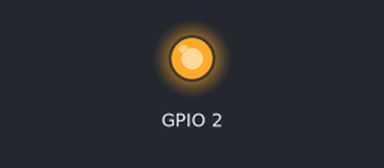
Bench run of a sketch on a simulated ESP32. On the bench: output pins drawn as LEDs (lit = HIGH). WiFi joins after 1.5 s; servers stay silent unless stated; no MQTT or app messages arrive unless stated; what the sketch prints to the serial monitor is not drawn.

Above: at 0.1 s.
At 0.6 s:
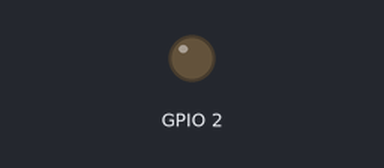
Timing chart, 0 to 2.5 s (numbered marks = the images above):
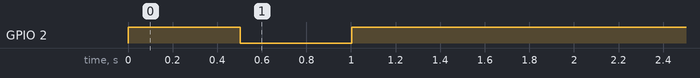

The sketch:

main.ino.ino
```cpp
#include <Arduino.h>
#include <WiFi.h>
#include <PubSubClient.h>

const char* SSID = "ROBOCON LDCE";
const char* PASS = "RBCN2025";
const char* broker = "192.168.0.127";

WiFiClient espClient;
PubSubClient client(espClient);

struct Commands {
  bool up, down, left, right;
  int16_t aux1, aux2;
} cmd;

int16_t enc1 = 0;
int16_t enc2 = 0;

void onMessage(char* topic, byte* payload, unsigned int length)
{
  if (length != 7) return;           // Invalid packet size
  if (payload[0] != 0xAA) return;    // Invalid header

  uint8_t checksum = 0;
  for (int i = 0; i < 6; i++) checksum ^= payload[i];
  if (checksum != payload[6]) return; // Bad checksum

  uint8_t buttons = payload[1];
  cmd.up    = buttons & (1 << 0);
  cmd.down  = buttons & (1 << 1);
  cmd.left  = buttons & (1 << 2);
  cmd.right = buttons & (1 << 3);

  cmd.aux1 = payload[2] | (payload[3] << 8);
  cmd.aux2 = payload[4] | (payload[5] << 8);
}

void reconnect() {
  while(!client.connected()) {
    if(client.connect("ESP32Robot")) {
      client.subscribe("robot/commands");
    } else {
      delay(1000);
    }
  }
}

void publishTelemetry() {
  // Example: increment encoders for testing
  enc1 += 1;
  enc2 += 2;

  uint8_t payload[4];
  payload[0] = enc1 & 0xFF;
  payload[1] = (enc1 >> 8) & 0xFF;
  payload[2] = enc2 & 0xFF;
  payload[3] = (enc2 >> 8) & 0xFF;

  client.publish("robot/telem", payload, 4);
  // Serial.print(enc1);Serial.print("\t");Serial.print(enc2);Serial.println("\t");
}

void setup() {
  Serial.begin(115200);
  pinMode(2, OUTPUT);

  WiFi.begin(SSID, PASS);
  while(WiFi.status() != WL_CONNECTED) {
    digitalWrite(2, !digitalRead(2));
    delay(500);
  }

  client.setServer(broker, 1883);
  client.setCallback(onMessage);
}

unsigned long lastTelem = 0;

void loop() {
  if(!client.connected()) reconnect();
  client.loop();


  if(millis() - lastTelem > 100) { // 10 Hz telemetry
    lastTelem = millis();
    publishTelemetry();
  }


  Serial.printf("U:%d D:%d L:%d R:%d A1:%d A2:%d\n",
                cmd.up, cmd.down, cmd.left, cmd.right, cmd.aux1, cmd.aux2);
}
```
